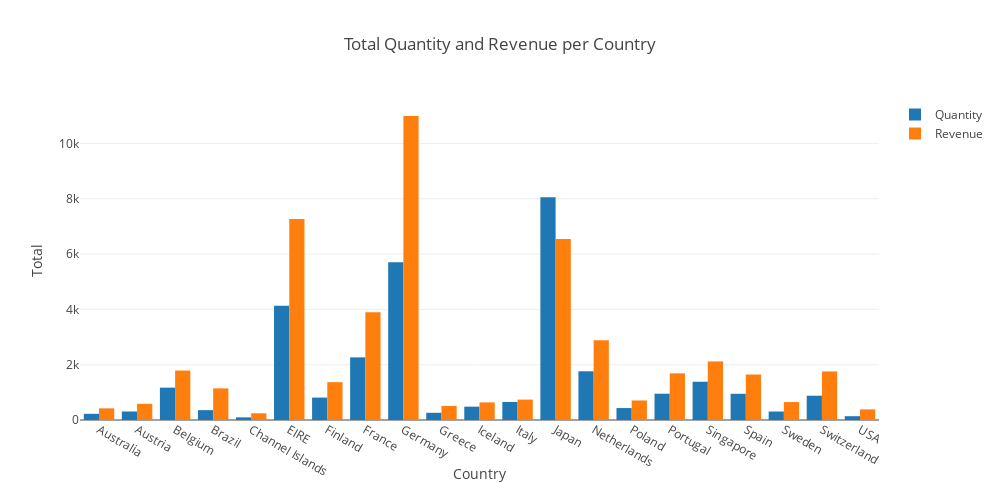

Write notebook code for a chart like this one.
### Code cell
# Traces
traces = [go.Bar(x=total_qty_rvn.index, y=total_qty_rvn[column], name=column) for column in total_qty_rvn.columns];

# Layout
layout = go.Layout(barmode='group', width=1000, height=500,
                   xaxis=go.layout.XAxis(title=go.layout.xaxis.Title(text='Country')),
                   yaxis=go.layout.YAxis(title=go.layout.yaxis.Title(text='Total')),
                   title=go.layout.Title(text='Total Quantity and Revenue per Country'));

# Plot
py.iplot(go.Figure(data=traces, layout=layout));

### Figure 1 — Plotly figure (JSON) as saved in the notebook; plotly's stock layout.template omitted (floating-point values rounded to 4 significant figures)
{"data": [{"name": "Quantity", "type": "bar", "uid": "ec1de9eb-0ae1-4277-b814-2250b022bbdb", "x": ["Australia", "Austria", "Belgium", "Brazil", "Channel Islands", "EIRE", "Finland", "France", "Germany", "Greece", "Iceland", "Italy", "Japan", "Netherlands", "Poland", "Portugal", "Singapore", "Spain", "Sweden", "Switzerland", "USA"], "y": [224, 308, 1170, 356, 96, 4129, 810, 2265, 5702, 260, 483, 653, 8058, 1762, 432, 951, 1384, 948, 306, 878, 137]}, {"name": "Revenue", "type": "bar", "uid": "385c1964-ae3f-4f7f-857e-41dad1590fc1", "x": ["Australia", "Austria", "Belgium", "Brazil", "Channel Islands", "EIRE", "Finland", "France", "Germany", "Greece", "Iceland", "Italy", "Japan", "Netherlands", "Poland", "Portugal", "Singapore", "Spain", "Sweden", "Switzerland", "USA"], "y": [421.6, 584.8, 1788.0, 1144.0, 243.0, 7270.0, 1369.0, 3899.0, 10990.0, 509.7, 636.2, 737.8, 6549.0, 2887.0, 705.8, 1688.0, 2119.0, 1646.0, 649.1, 1757.0, 383.9]}], "layout": {"barmode": "group", "height": 500, "title": {"text": "Total Quantity and Revenue per Country"}, "width": 1000, "xaxis": {"title": {"text": "Country"}}, "yaxis": {"title": {"text": "Total"}}}}
